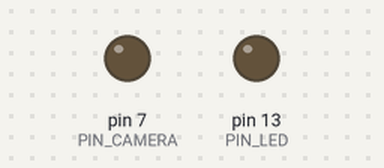
A sketch run on a simulated Arduino Uno, built with avr-gcc and run on an emulated ATmega328P. Shown: output pins drawn as LEDs (lit = HIGH). Pins used as bus, display or sensor lines are not drawn.

Above: at 0.1 s.
At 68.6 s:
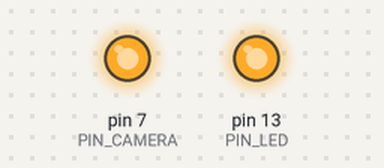
Timing chart, 0 to 72.2 s (numbered marks = the images above):
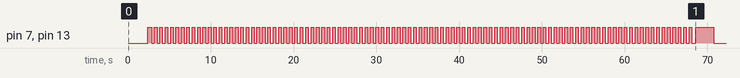

The sketch:

v1.ino
```cpp
const unsigned int PIN_STEPPER = 6;
const unsigned int PIN_LED = 13;
const unsigned int PIN_CAMERA = 7;
const unsigned int DELAY = 280;
// Pulse Per Ten Circles
const unsigned int PPTC = 5576;
const unsigned int SLOW_START_CIRCLE = 2;
const unsigned int SLOW_START_INIT = 8;
const unsigned int SLOW_START_ADD_PULSE = 8;
unsigned int pulse_count = 0;

void pulse(int delay) {
  digitalWrite(PIN_STEPPER, HIGH);
  delayMicroseconds(delay);
  digitalWrite(PIN_STEPPER, LOW);
  delayMicroseconds(delay);
  pulse_count += 1;
  if (10 * pulse_count % PPTC < 10) {
    digitalWrite(PIN_LED, !digitalRead(PIN_LED));
    digitalWrite(PIN_CAMERA, !digitalRead(PIN_CAMERA));
  }
  if (pulse_count == PPTC) {
    pulse_count = 0;
  }
}

void smooth_start() {
  for (unsigned int i = 0; i < SLOW_START_ADD_PULSE; ++i) {
    pulse((unsigned long)DELAY * (SLOW_START_CIRCLE * PPTC / 10 + SLOW_START_INIT) / SLOW_START_INIT);
  }
  for (unsigned int i = 0; i < SLOW_START_CIRCLE * PPTC / 10; ++i) {
    pulse((unsigned long)DELAY * (SLOW_START_CIRCLE * PPTC / 10 + SLOW_START_INIT) / (i + SLOW_START_INIT));
  }
}

void smooth_stop() {
  for (unsigned int i = SLOW_START_CIRCLE * PPTC / 10; i > 0; --i) {
    pulse((unsigned long)DELAY * (SLOW_START_CIRCLE * PPTC / 10 + SLOW_START_INIT) / (i + SLOW_START_INIT));
  }
  for (unsigned int i = 0; i < SLOW_START_ADD_PULSE; ++i) {
    pulse((unsigned long)DELAY * (SLOW_START_CIRCLE * PPTC / 10 + SLOW_START_INIT) / SLOW_START_INIT);
  }
}

void setup() {
  Serial.begin(115200);
  pinMode(PIN_STEPPER, OUTPUT);
  digitalWrite(PIN_STEPPER, LOW);
  pinMode(PIN_LED, OUTPUT);
  digitalWrite(PIN_LED, LOW);
  pinMode(PIN_CAMERA, OUTPUT);
  digitalWrite(PIN_CAMERA, LOW);
  smooth_start();
  for (unsigned long i = 0; i < (unsigned long)PPTC * 20; ++i) {
    pulse(DELAY);
  }
  smooth_stop();
}

void loop() {
}
```
